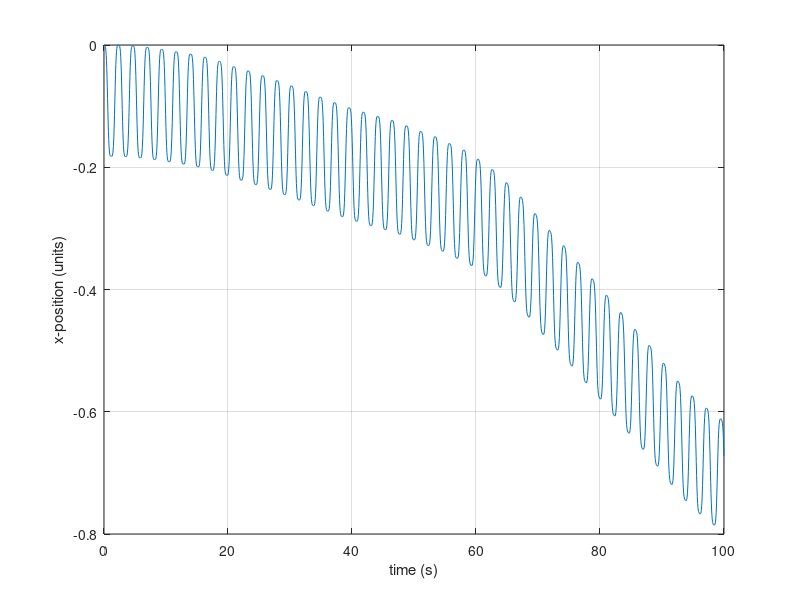
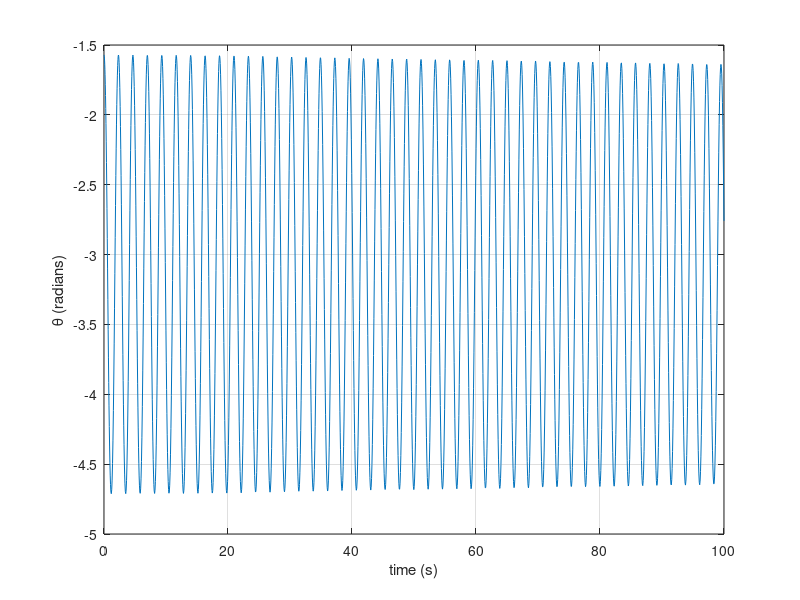
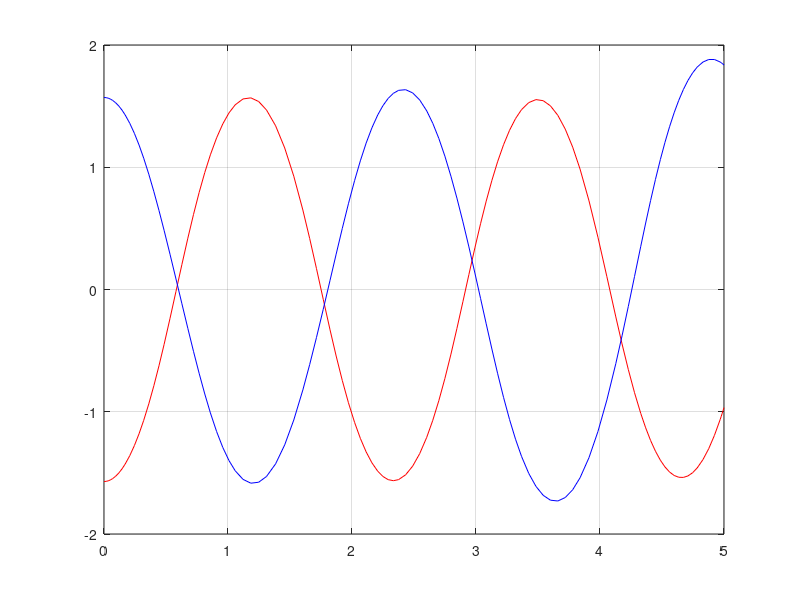

Write the MATLAB code that produced these figures, in order.
%%  AE 352 HW 6 
%   Problem 3
function main
clear all; close all; clc;

t0 = 0;         % initial time
tf = 100;        % final time
y0 = [0; 0; -1*pi/2; 0; ];   % initial conditions

[t,y] = ode45(@diff1,[t0 tf],y0);

figure(1)
plot(t,y(:,1));
xlabel('time (s)');
ylabel('x-position (units)');
grid on

figure(1)
plot(t,y(:,1));
xlabel('time (s)');
ylabel('x-position (units)');
grid on

figure(2)
plot(t,y(:,3));
xlabel('time (s)');
ylabel('\theta (radians)');
grid on

y0_EC = [0; 0; -1*pi/2; 0; pi/2; 0];
[u,z] = ode45(@diff2,[t0 5],y0_EC);
figure(3)
plot(u,z(:,3), 'r-', u,z(:,5), 'b-');
grid on
end

function state = diff1(t,y)
g = -9.81;% m/s^2
m = 10;   % kg
M = 100;  % kg
R = 1;    % units
% ===================
ddot_X = (R*y(4)^2*m*sin(y(3))+m*g*sin(y(3))*cos(y(3))) ...
          /(M+m-m*cos(y(3))^2*R);
state = [y(2); ddot_X; y(4); (-1 * ddot_X*cos(y(3))-g*sin(y(3)))/R]; 
end

function state = diff2(u,y)
g = -9.81;% m/s^2
m1 = 10;  % kg
m2 = 1;   % kg
M = 100;  % kg
R = 1;    % units
% ===================
ddot_X = (R*y(4)^2*m1*sin(y(3))+R*y(6)^2*m2*sin(y(5)) ...
          - m1*g*sin(y(3))*cos(y(3))-m2*g*sin(y(5))*cos(y(5))) ...
          /(M+m1+m2-m1*cos(y(3))^2*R - m2*cos(y(5))^2*R );
state = [y(2); ddot_X; y(4); (-1 * ddot_X*cos(y(3))+g*sin(y(3)))/R; y(6);...
          (-1 * ddot_X*cos(y(5))+g*sin(y(5)))/R]; 
end